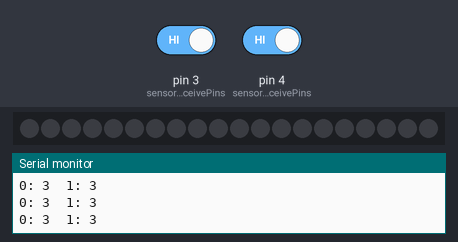
This sketch was run on a simulated Teensy 3. Parts: 20 RGB LEDs in strip order, left to right, the last lines printed to the serial monitor. The test bench sets the inputs (shaded band); at power-on: pin 3 (sensorReceivePins) HIGH, pin 4 (sensorReceivePins) HIGH. Dim RGB values are drawn brighter than linear.

Above: at 1.3 s.
1.4 s: pin 3 (sensorReceivePins) driven LOW
At 2.55 s:
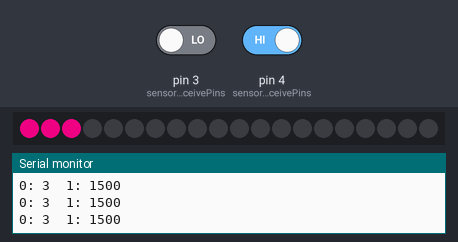
4.2 s: pin 3 (sensorReceivePins) driven HIGH
At 6.46 s:
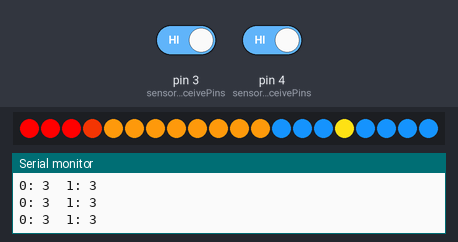
6.7 s: pin 4 (sensorReceivePins) driven LOW
At 7.7 s:
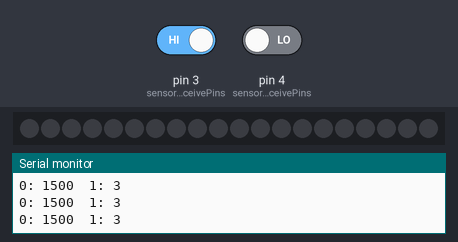
8.7 s: pin 3 (sensorReceivePins) driven LOW and pin 4 (sensorReceivePins) driven HIGH
At 10.55 s:
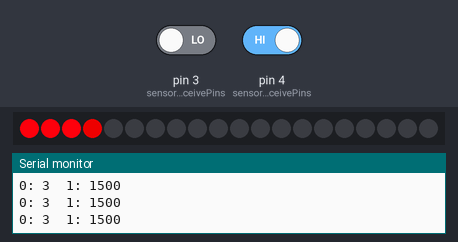
11.7 s: pin 4 (sensorReceivePins) driven LOW
At 13.7 s:
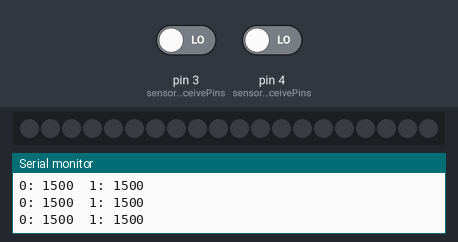
14.0 s: pin 4 (sensorReceivePins) driven HIGH
At 14.17 s:
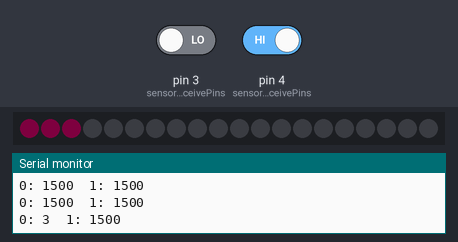
Timing chart, 0 to 17.0 s (numbered marks = the images above; inputs shaded):
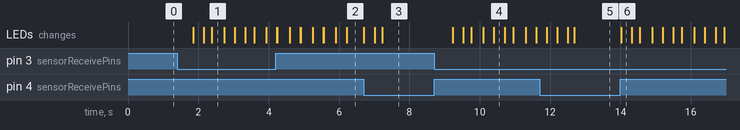

The sketch:

arduino_code.ino
```cpp
/*********************************************
Code - modify if you know what you are doing

How to use capactive sensors http://playground.arduino.cc/Main/CapacitiveSensor?from=Main.CapSense


How to use "neopixels" https://github.com/adafruit/Adafruit_NeoPixel

*/
#include "NeoPixel.h"
#include <avr/power.h>
#include "config.h"

#define FRAME_SIZE (3*CELLS + 2)
#define SENSOR_SENSITIVITY 60

// Setup the NeoPixel library
Adafruit_NeoPixel pixels = Adafruit_NeoPixel(NUMPIXELS, PIN, NEO_GRB + NEO_KHZ800);

unsigned int _frame = 0;

bool sampleSensors() {
  long val;
  long maxVal = -1;
  unsigned int lastFrame = _frame;
  for (int i = 0; i < SENSORS; i++) {
    val = sensors[i]->capacitiveSensor(10);
    Serial.print(i);
    Serial.print(": ");
    Serial.print(val);
    Serial.print("\t");
    if (val > SENSOR_SENSITIVITY && val > maxVal) {
      _frame =  sensorJump[i];
      maxVal = val;
    }
  }
  Serial.println("");
  return lastFrame != _frame;
}

void setup() {
  _frame = 0;

  pixels.begin(); // This initializes the NeoPixel library.
  // setup the sensors
  for (int i = 0; i < SENSORS; i++) {
    //setup the sensor from SEND_PIN to receivePin
    sensors[i] = new CapacitiveSensor(SENSOR_SEND_PIN, sensorReceivePins[i]);

    // this turns off auto recalibration of sensor
    sensors[i]->set_CS_AutocaL_Millis(0xFFFFFFFF);
  }
  Serial.begin(9600);

}

#if USE_TRANSITION
unsigned int lastRed[CELLS];
unsigned int lastGreen[CELLS];
unsigned int lastBlue[CELLS];
#endif

void loop() {
  unsigned int pos, group;
  int red, green, blue, framePause;


#if USE_TRANSITION
  group = 0;
  pos = _frame * FRAME_SIZE;
  int stepRed[CELLS];
  int stepGreen[CELLS];
  int stepBlue[CELLS];
  group = 0;
  for (int i = 0; i < NUMPIXELS; ++i) {
    if (cellBoundary[group] == i) {
      stepRed[group] = ((int)frameDef[pos++] - (int) lastRed[group]) / TRANS_STEPS;      // calculate growth
      stepGreen[group] =  ((int)frameDef[pos++] - (int) lastGreen[group]) / TRANS_STEPS;
      stepBlue[group] =((int) frameDef[pos++] - (int) lastBlue[group]) / TRANS_STEPS;
      group++;
    }
  }

  for (int s = 1; s < TRANS_STEPS; s++)
  {
    group = 0;
    for (int i = 0; i < NUMPIXELS; ++i) {

      if (cellBoundary[group] == i) {
        red = s * stepRed[group] + lastRed[group];
        green = s * stepGreen[group] + lastGreen[group];
        blue = s * stepBlue[group] + lastBlue[group];
        group++;
      }
      pixels.setPixelColor(i, pixels.Color(red, green, blue));
    }
    pixels.show();
    delay(10);
  }
#endif


  group = 0;
  pos = _frame * FRAME_SIZE;
  for (int i = 0; i < NUMPIXELS; ++i) {
    if (cellBoundary[group] == i) {
      red = frameDef[pos++];      // order of these 3 lines matters
      green = frameDef[pos++];
      blue = frameDef[pos++];
#if USE_TRANSITION
      lastRed[group] = red;
      lastGreen[group] = green;
      lastBlue[group] = blue;
#endif
      group++;
    }

    pixels.setPixelColor(i, pixels.Color(red, green, blue));
  }
  pixels.show();


  framePause = frameDef[pos++] / 10; // truncation OK
  while (framePause-- >= 0) {
    delay(10);
    if (sampleSensors()) { // sampleSensors may change pos. Returns true when it does.
      return;
    }
  }

  int nextFrame = frameDef[pos++];
  if (nextFrame >= 0) {
    _frame = (unsigned int) nextFrame;
  } else {
    _frame++;
  }

  // safety check and cycle
  if (_frame >= FRAMES) {
    _frame = 0;
  }

}
```

config.h
```cpp
/**************************
Config section

Here you define cells, frames, animation speed, sensors etc.

*/
#include "CapacitiveSensor.h"

// Which pin on the Arduino is connected to DIN on the led board
#define PIN            6


// How many LEDS are there?
#define NUMPIXELS      20

// If USE_TRANSITION is non-zero, then it will "fade" between colors
#define USE_TRANSITION 1
#define TRANS_STEPS 50 // more steps, more smooth but slower

// define sensors
// see http://playground.arduino.cc/Main/CapacitiveSensor?from=Main.CapSense to understand the circuit design
#define SENSORS 2
#define SENSOR_SEND_PIN 2

CapacitiveSensor* sensors[SENSORS];
const unsigned int sensorReceivePins[SENSORS] = {
  4,
  3,
};

// define which which frame number to jump to when sensed
const unsigned int sensorJump[SENSORS] =
{
  0,
  1,
};

// define the number of cells
#define CELLS  6
const unsigned int cellBoundary[CELLS] = { // define the LED number that begins each group
  0,
  3,
  4,
  12,
  15,
  16
};

/*
This next part is ugly, but it is not meant to be programmed by hand.
This array is grouped in frames.
Each group contains a list of the RGB colors for each cell.
This is followed by one number for the delay until the next frame, and the number of the next frame. (see example below)

Frame =  {
            r0,g0,b0, // cell 0
            r1,g1,b1, // cell 1
            r2,g2,b2, // cell 2
            delay, // delay until transition
            next_frame // which frame number. NB: using its own number will cause infinite loop on that frame
          }

NB: The "delay" is actually broken up into 10ms chunks.
Every 10ms it re-samples for a sensors that jump animation to a new frame number.

There should be FRAMES * CELLS * RGB + FRAMES numbers in frameDef,
e.g.  2 frames * 6 cells * 3 (rgb) + 2 frames = 38 numbers.
Each frame is then followed by how long to delay until the next frame

EXAMPLE

const int frameDef[] = {
  255,0,0, // frame 0, cell 0
  0,255,0, // frame 0, cell 1
  0,0,255, // etc
  255,0,0,
  255,0,0,
  255,0,0,
  150, // show frame 0 for 150ms
  -1, // go to the next frame listed

  0,255,0,  // frame 1, cell 0
  0,0,255,
  255,0,0,
  0,255,0,
  0,255,0,
  0,255,0,
  290, // show frame 1 for 290ms
  3, // goto frame 3, skipping 2

  0,255,0,  // frame 2
  0,0,255,  // and yes, this frame is skipped in the default play
  255,0,0,
  0,255,0,
  0,255,0,
  0,255,0,
  290, // show frame 1 for 290ms
  0,  // goto frame 0

  0,0,255,  // frame 3, cell 0
  255,0,0,
  0,255,0,
  0,0,255,
  0,0,255,
  0,0,255,

  1500, // show frame 3 for 1.5s.
  -1,  // go to the next frame listed, which in this case loops to frame 0
};
*/

#define FRAMES 6
#define VALIDATE_DEF (3*CELLS + 2) * FRAMES

const unsigned int frameDef[VALIDATE_DEF] = {
  0,0,0,// frame 0 (off)
  0,0,0,
  0,0,0,
  0,0,0,
  0,0,0,
  0,0,0,
  100,
  0,

  203,0,110, // frame 1
  0,0,0,
  0,0,0,
  0,0,0,
  0,0,0,
  0,0,0,
  100,
  -1,

  255,0,0, // frame 2
  220,48,3,
  0,0,0,
  0,0,0,
  0,0,0,
  0,0,0,
  100,
  -1,

  0,255,0, // frame 3
  220,48,3,
  0,0,0,
  0,0,0,
  252,223,20,
  0,0,0,
  100,
  -1,

  0,0,255, // frame 4
  220,48,3,
  80,35,5,
  21,146,253,
  252,223,20,
  21,146,253,
  100,
  -1,

  255,0,0, // frame 5
  220,48,3,
  253,152,11,
  21,146,253,
  252,223,20,
  21,146,253,
  500,
  1,


};
```

Measured:
- after the input at 1.4 s, the LEDs: first change after 0.46 s (image 1 shows a later state)
- after the input at 8.7 s, the LEDs: first change after 0.53 s (image 4 shows a later state)
- after the input at 14.0 s, the LEDs: change at once (image 6)
